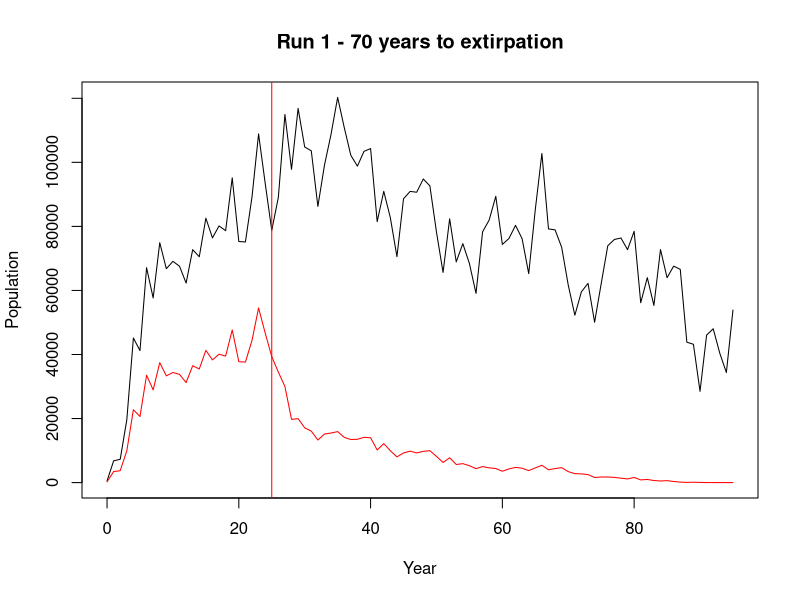
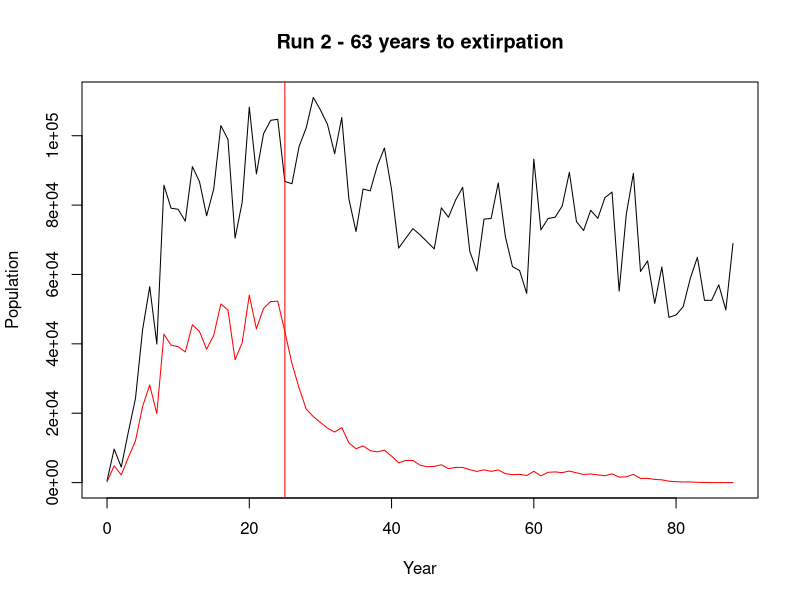
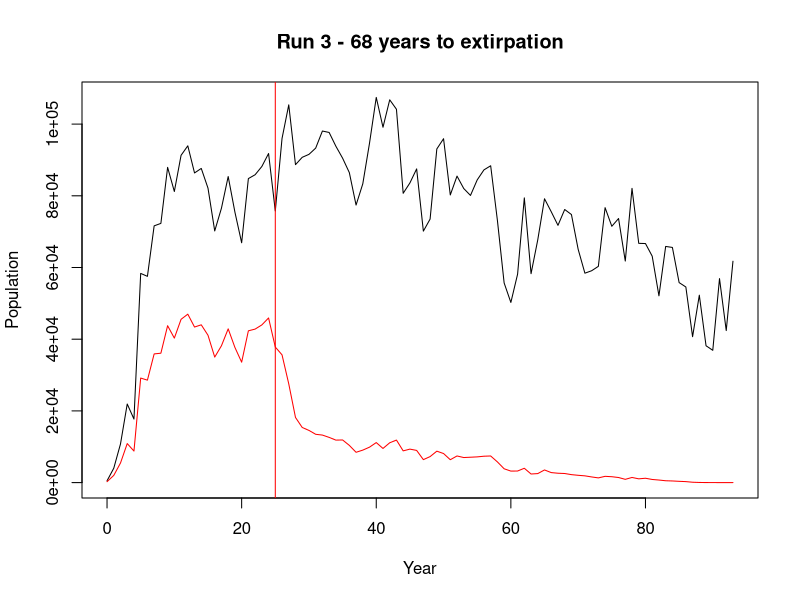
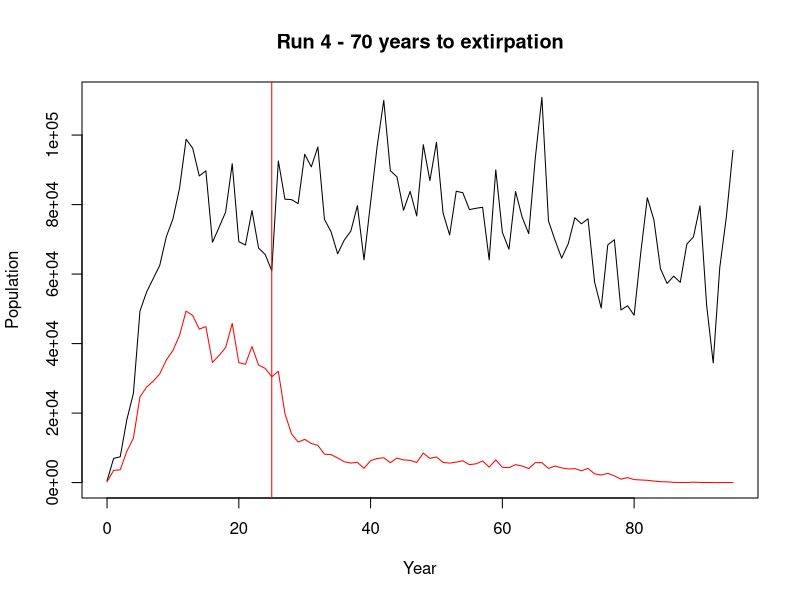
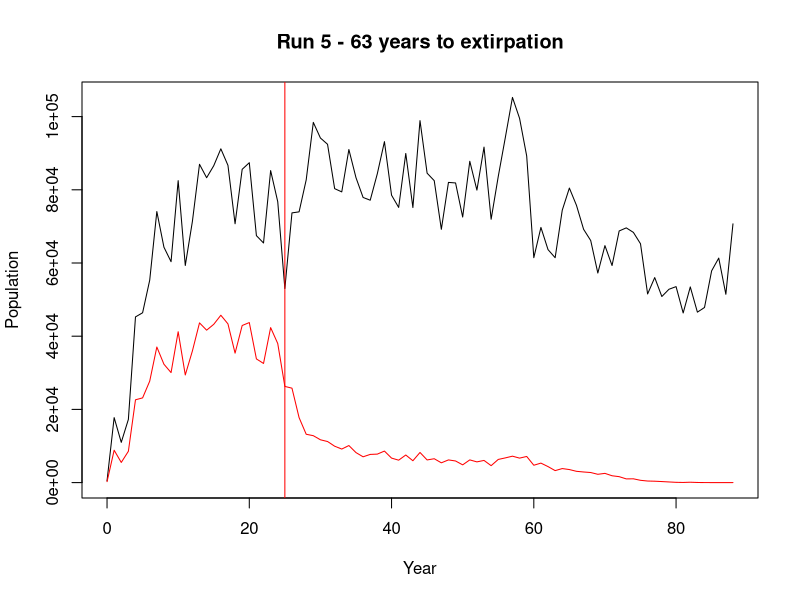

R code for these plots, in order:
#parameters----

# Simulation begins with age-2 fish, sex is randomly chosen
# K is implemented using the Beverton-Holt recruitment model (K=(R0-1)*M))
startingFish <- 500
k <- 100000

# Treatment years are when YY fish are stocked and suppression is applied, if applicable
burnInYears <- 25
treatmentYears <- 100
afterYears <- 25

# YY survival is calculated as a proportion of wild pikeminnow survival
#   (1=equivalent survival rate to wild fish)
wildMortality <- 0.57873786895
yySurvival <- 1

# YY fish are stocked at age 1
numFyy <- 500
numMyy <- 20000

# Suppression is size-selective based on WNRD 2022 efforts 
# Suppression level = relative probability of a fish being suppressed at length l
#   (for any length l, double the level = double the probability of suppression)
# Suppression probability scales inverse to population 
#   (1/2 the population = 2x the probability for each fish at the same level)
# A level of 1 roughly corresponds to WNRD 2022 efforts (~500 removed)
# Stocked fish cannot be suppressed
suppressionLevel <- 5

# Choose how many simulations will be run and how many will be plotted
# On the plots, black line = total population, red line = wild-type females
# You will get a report summarizing the results of all simulations
numSimulations <- 5
numPlots <- 5

#functions----

maturity <- function(inds) {
  lengths <- inds$length
  numFish <- length(lengths)
  probMature <- 1/(1+exp(log(19)*(lengths-250)/(250-308)))
  inds$mature<-rbinom(numFish, 1, probMature)
  inds
}

growth <- function(inds) {
  inds$age <- inds$age+1
  numFish <- length(inds$age)
  inds$length <- ifelse(inds$age > 1, 726.7*(1-exp(-.1437*(inds$age+.04422)))+rnorm(numFish, 0, 40), 726.7*(1-exp(-.1437*(inds$age+.04422)))+rnorm(numFish, 0, 14))
  inds
}

death <- function(inds) {
  numFish <- length(inds$age)
  inds$dead <- ifelse(inds$yy == 0, rbinom(numFish, 1, wildMortality), rbinom(numFish, 1, (1-((1-wildMortality)*yySurvival))))
  inds <- subset(inds, dead==0)
  inds
}

birth <- function(inds) {
  matureFxx <- nrow(subset(inds, mature == 1 & sex == 1 & yy == 0))
  matureMxy <- nrow(subset(inds, mature == 1 & sex == 0 & yy == 0))
  matureFyy <- nrow(subset(inds, mature == 1 & sex == 1 & yy == 1))
  matureMyy <- nrow(subset(inds, mature == 1 & sex == 0 & yy == 1))
  
  totalPairs <- matureFxx+matureFyy
  if (totalPairs == 0) {
    return(inds)
  }
  spawners <- totalPairs*2
  
  newFish <- (((sqrt(k)+1)*spawners)/(1+spawners/(sqrt(k))))/2+rnorm(1,0,k/10)
  if (newFish <= 0) {
     return(inds)
  }
  
  percMyy <- matureMyy/(matureMyy+matureMxy)
  percFyy <- matureFyy/(matureFyy+matureFxx)
  percBothyy <- percMyy*percFyy
  
  pairsBothyy <- rbinom(1,totalPairs,percBothyy)
  pairsFxxMyy <- rbinom(1,(totalPairs-pairsBothyy),percMyy)
  pairsFyyMxy <- rbinom(1,(totalPairs-pairsBothyy-pairsFxxMyy),percFyy)
  pairsWild <- (totalPairs-pairsBothyy-pairsFxxMyy-pairsFyyMxy)

  recruitsBothyy <- round((newFish*(pairsBothyy/totalPairs)), 0)
  recruitsFxxMyy <- round((newFish*(pairsFxxMyy/totalPairs)), 0)
  recruitsFyyMxy <- round((newFish*(pairsFyyMxy/totalPairs)), 0)
  recruitsWild <- (newFish-recruitsBothyy-recruitsFxxMyy-recruitsFyyMxy)

  if(recruitsBothyy > 0) {
    newFish_Bothyy <- data.frame(age=rep(0, recruitsBothyy), sex=rep(0, recruitsBothyy), length=rep(0, recruitsBothyy), mature=rep(0,recruitsBothyy), dead=rep(0, recruitsBothyy), yy=rep(1, recruitsBothyy), stocked=rep(0, recruitsBothyy))
    inds <- rbind(inds, newFish_Bothyy);
  }

  if(recruitsFxxMyy > 0) {
    newFish_FxxMyy <- data.frame(age=rep(0, recruitsFxxMyy), sex=rep(0, recruitsFxxMyy), length=rep(0, recruitsFxxMyy), mature=rep(0, recruitsFxxMyy), dead=rep(0, recruitsFxxMyy), yy=rep(0, recruitsFxxMyy), stocked=rep(0, recruitsFxxMyy))
    inds <- rbind(inds, newFish_FxxMyy);
  }

  if(recruitsFyyMxy > 0) {
    newFish_FyyMxy <- data.frame(age=rep(0, recruitsFyyMxy), sex=rep(0, recruitsFyyMxy), length=rep(0, recruitsFyyMxy), mature=rep(0, recruitsFyyMxy), dead=rep(0, recruitsFyyMxy), yy=rbinom(recruitsFyyMxy, 1, 0.5), stocked=rep(0, recruitsFyyMxy))
    inds <- rbind(inds, newFish_FyyMxy);
  }

  if(recruitsWild > 0) {
    newFish_Wild<- data.frame(age=rep(0, recruitsWild), sex=rbinom(recruitsWild, 1, 0.5), length=rep(0, recruitsWild), mature=rep(0, recruitsWild), dead=rep(0, recruitsWild), yy=rep(0, recruitsWild), stocked=rep(0, recruitsWild))
    inds <- rbind(inds, newFish_Wild);
  }
  inds
}

stockYY <- function(inds){
  if (numMyy > 0) {new_Myy <- data.frame(age=rep(1, numMyy), sex=rep(0, numMyy), length=rep(0, numMyy), mature=rep(0, numMyy), dead=rep(0, numMyy), yy=rep(1, numMyy), stocked=rep(1,numMyy)); inds <- rbind(inds, new_Myy)}
  if (numFyy > 0) {new_Fyy <- data.frame(age=rep(1, numFyy), sex=rep(1, numFyy), length=rep(0, numFyy), mature=rep(0, numFyy), dead=rep(0, numFyy), yy=rep(1, numFyy), stocked=rep(1,numFyy)); inds <- rbind(inds, new_Fyy)}
  inds
}

suppress <-function(inds) {
  lengths <- inds$length
  numFish <- length(lengths)
  suppressProb <-  (0.00008526*1.025^(.8753*(lengths))+.01753)*suppressionLevel*0.1877*(1/(nrow(inds)/80000))
  suppressProb <- ifelse(suppressProb>1, 1, suppressProb)
  inds$dead <- ifelse(inds$stocked==1, 0, rbinom(numFish, 1, suppressProb))
  inds <- subset(inds, dead==0)
  inds
}

#simulation----

plotYears <- sample.int(numSimulations, numPlots)
cat("\nSimulation runs to be plotted:", sort(plotYears), "\n")

yearsToElim <- c()
startTime <- Sys.time()

for (y in 1:numSimulations) {
  inds <- data.frame(age=rep(2, startingFish), sex=rbinom(startingFish,1,0.5), length=rep(0,startingFish), mature=rep(0,startingFish), dead=rep(0,startingFish), yy=rep(0,startingFish), stocked=rep(0,startingFish))
  eliminationYear <- 0
  Population <- c(startingFish)
  numFxx <- nrow(subset(inds, sex == 1 & yy == 0))
  
  for (year in 1:(burnInYears+treatmentYears+afterYears)) {
    if (year > burnInYears && year <= (burnInYears+treatmentYears)) {
      if (suppressionLevel>0) {inds <- suppress(inds)}
      inds <- stockYY(inds)
    }
    
    if (nrow(subset(inds, sex == 1 & yy == 0)) == 0) {
      Population <- append(Population, nrow(inds))
      numFxx <- append(numFxx, 0)
      eliminationYear <- year
      break
    }
    
    inds <- death(inds)
    inds <- growth(inds)
    inds <- maturity(inds)
    inds <- birth(inds)
    
    Population <- append(Population, nrow(inds))
    numFxx <- append(numFxx, nrow(subset(inds, sex == 1 & yy == 0)))
  }
  
  Year <- 0:(burnInYears+treatmentYears+afterYears)
  Year <- (head(Year,(length(Population))))
  numFxx <- (head(numFxx,(length(Population))))
  if(eliminationYear != 0) {yearsToElim <- append(yearsToElim, eliminationYear-burnInYears)}
  
  if (is.element(y, plotYears)) {
    plot(Year, Population, type='l', main=(ifelse(eliminationYear == 0, (paste("Run", y, "- Not Extirpated. Min. Females:", min(tail(numFxx,(treatmentYears+afterYears))))), (paste("Run", y, "-", (eliminationYear-burnInYears), "years to extirpation")))), ylim=c(0,max(Population)))
    lines(Year, numFxx, type='l', col="red")
    abline(v=burnInYears, col="red")
    abline(v=burnInYears+treatmentYears, col="red")
  }
}
endTime <- Sys.time()
timeTaken <- round(difftime(endTime, startTime, units='secs'), digits=2)

#analysis----

cat("\nTotal Execution Time: ", timeTaken, " seconds (", round(timeTaken/numSimulations, digits=2), " seconds per run)", sep='')
cat("\nExtirpation Percentage: ", (((length(yearsToElim))/numSimulations)*100), "% (", length(yearsToElim), "/", numSimulations, " runs)\n", sep='')
if (is.null(yearsToElim) == FALSE) {cat("Of Extirpating Runs, Mean: ", (mean(yearsToElim)), " years, SD: ", (sd(yearsToElim)), ", Range: ", (range(yearsToElim)[1]), "-", (range(yearsToElim)[2]),  sep='')}